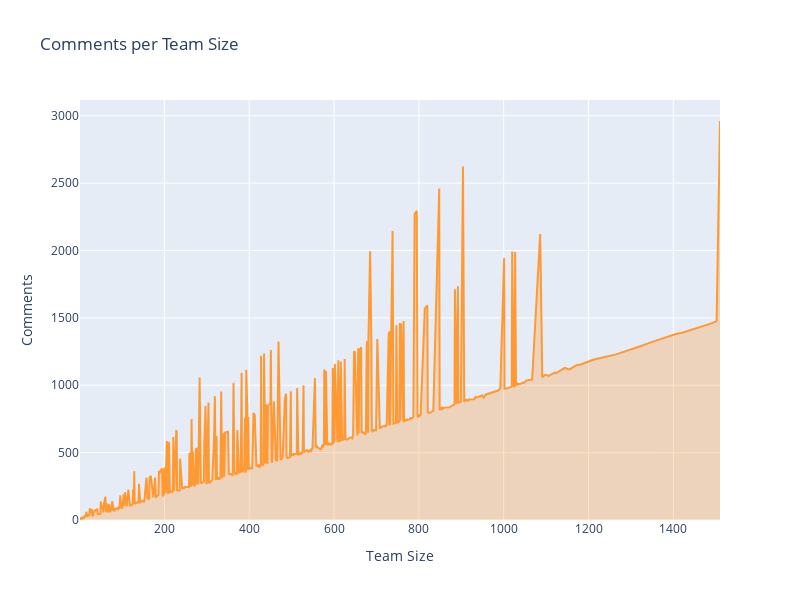

Write notebook code for a chart like this one.
### Code cell
# Comments per Team Size
layout = cf.Layout(
    height = 600,width = 800,
    yaxis = dict(title = 'Comments'),
    xaxis = dict(title = 'Team Size'),
    title = 'Comments per Team Size'
)
fig = teamactivity.groupby(['users'],as_index=True)['comments'].sum().\
    iplot(kind='scatter',fill=True,width=2,asFigure=True,layout = layout)
fig.show()

### Figure 1 — Plotly figure (JSON) as saved in the notebook; plotly's stock layout.template omitted (floating-point values rounded to 4 significant figures; data arrays with more than 128 entries replaced by an {"elided": "..."} marker saying what was removed)
{"data": [{"fill": "tozeroy", "fillcolor": "rgba(255, 153, 51, 0.3)", "line": {"color": "rgba(255, 153, 51, 1.0)", "dash": "solid", "shape": "linear", "width": 2}, "mode": "lines", "name": "comments", "text": "", "type": "scatter", "x": {"elided": "504 int values"}, "y": {"elided": "504 int values"}}], "layout": {"height": 600, "title": {"text": "Comments per Team Size"}, "width": 800, "xaxis": {"autorange": true, "range": [1, 1510], "title": {"text": "Team Size"}, "type": "linear"}, "yaxis": {"autorange": true, "range": [0, 3117.0], "title": {"text": "Comments"}, "type": "linear"}}}
